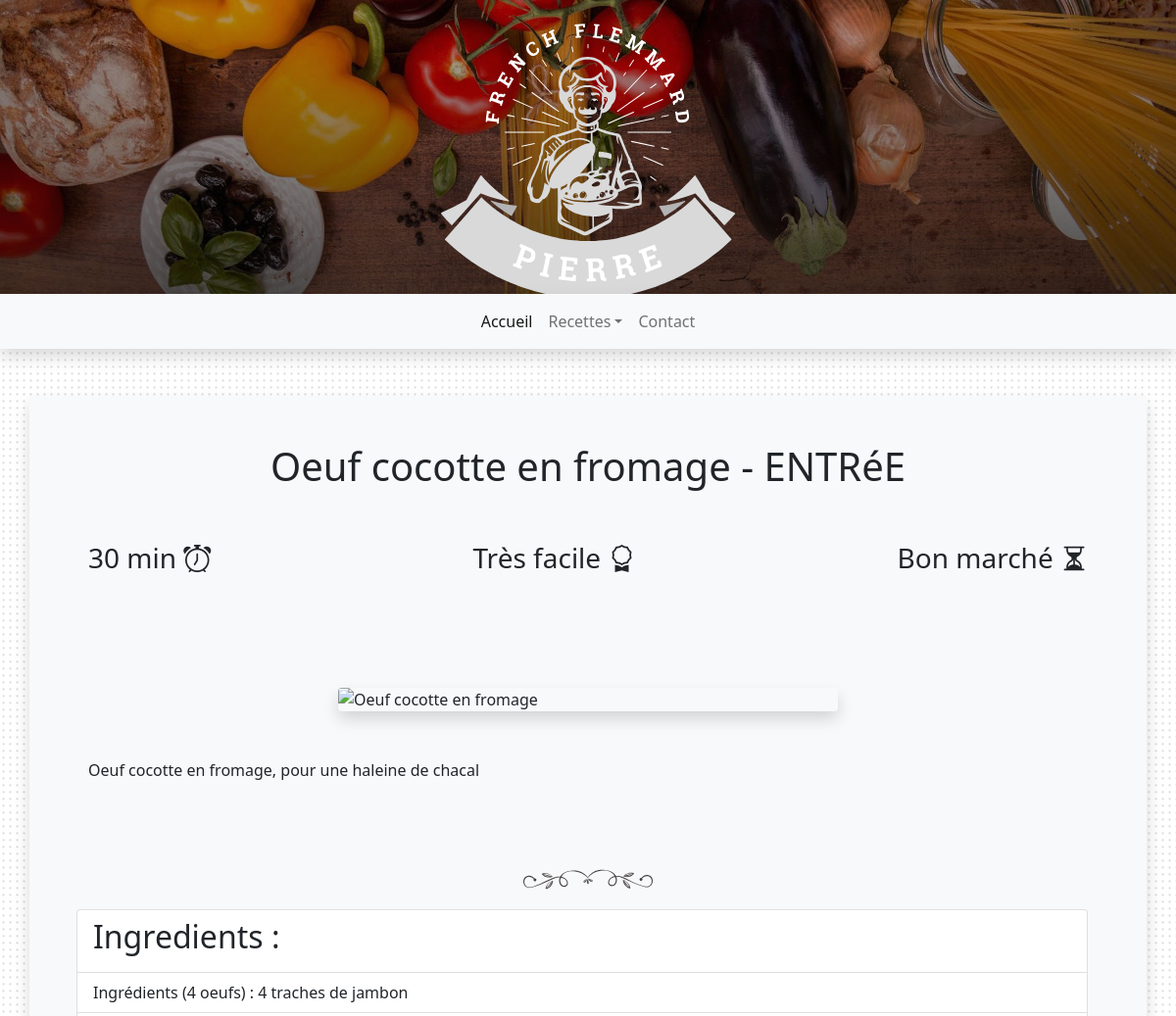
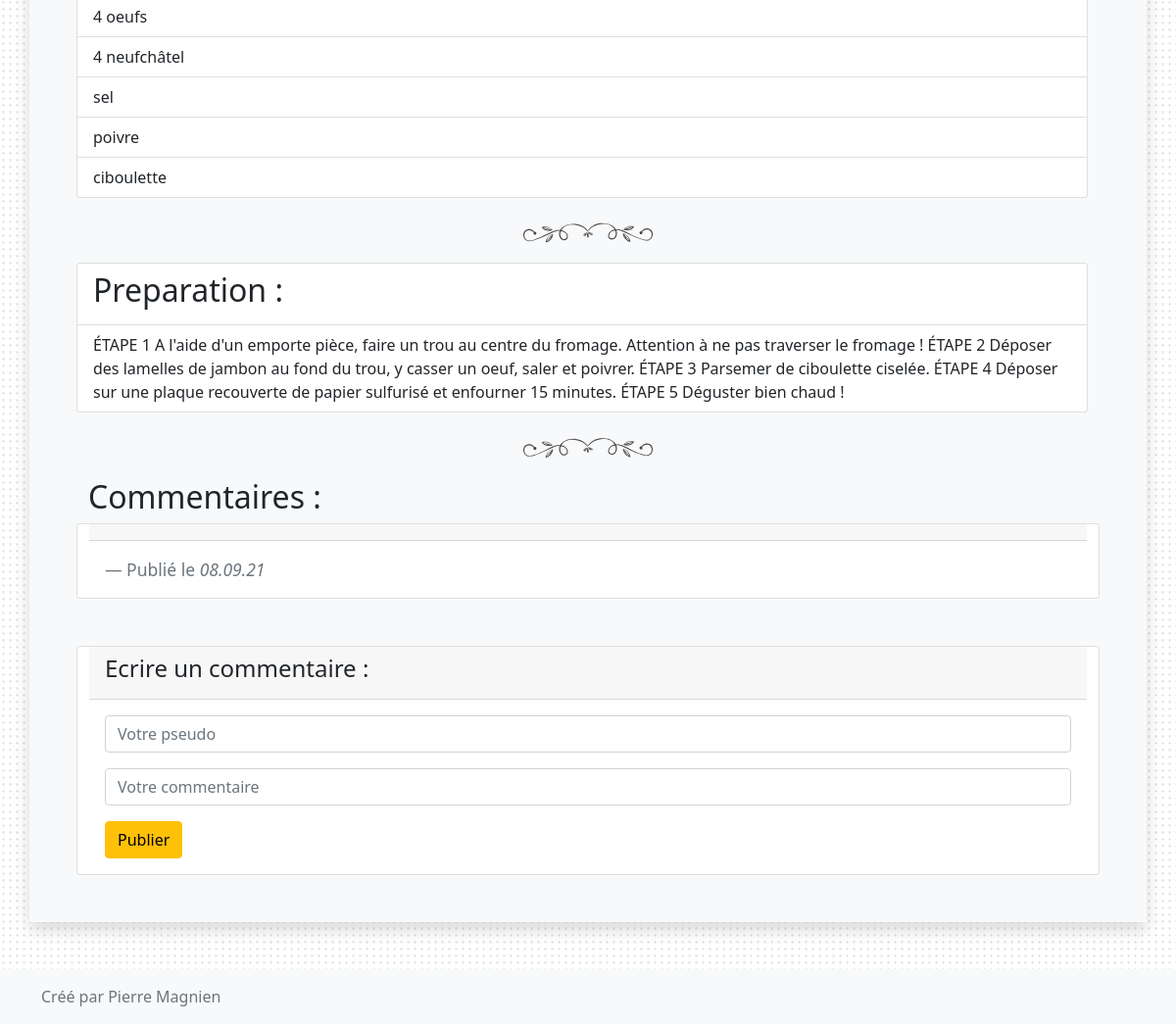
Page /index.php?id=1 on the committed database (2 pictures, top to bottom).
### tables this page shows
CREATE TABLE IF NOT EXISTS `t_recette` (
  `rec_id` int(11) NOT NULL AUTO_INCREMENT,
  `rec_nom` varchar(255) NOT NULL,
  `rec_resume` text NOT NULL,
  `rec_temps` varchar(255) NOT NULL,
  `rec_difficulte` varchar(255) NOT NULL,
  `rec_budget` varchar(255) NOT NULL,
  `rec_ingredients` text NOT NULL,
  `rec_image` varchar(255) NOT NULL,
  `rec_preparation` text NOT NULL,
  `rec_categorie` varchar(255) NOT NULL,
  PRIMARY KEY (`rec_id`)
);

### controlleur.php (called while the page is built, shortened)
<?php
REQUIRE ('modele.php');
function Recette(){
    $id = $_GET['id'];
    $res = getSingleRecette($id);
    INCLUDE ('recette.php');
};
?>

### modele.php (called while the page is built, shortened)
<?php
            function getBdd(){
              $servername = 'localhost';
              $username = 'root';
              $password = '';
              $conn = new PDO("mysql:host=$servername;dbname=blog_culinaire", $username, $password);
              $conn->setAttribute(PDO::ATTR_ERRMODE, PDO::ERRMODE_EXCEPTION);
              return $conn;
            };
            function getSingleRecette($id){
              $conn = getBdd();
              $reponse = $conn->prepare('SELECT * FROM t_recette LEFT JOIN t_commentaire ON t_recette.rec_id = t_commentaire.id_rec WHERE t_recette.rec_id = :idset');
              $reponse->bindParam(':idset', $id, PDO::PARAM_STR);
              $reponse -> execute();
              if($reponse -> rowCount()>=1 ){
                $res = $reponse->fetchAll();
                return $res;
              }
              else {
                throw new Exception('Recette non trouvée, identifiant non valide');
              }
            };

### recette.php (the view, shortened to what this page needs)
<?php $preparations = $res[0]['rec_preparation'];
      $preparationTab = explode("ETAPE ",$preparations);
      $ingredients = $res[0]['rec_ingredients'];
      $ingredientTab = explode(",", $ingredients);
?>
<div class="container my-5 ">
    <div class="row bg-light shadow py-5 px-5 d-flex flex-column">
        <h2 class="text-center fs-1 text mb-5"><?php echo $res[0]['rec_nom']?> - <?php echo strtoupper($res[0]['rec_categorie'])?> </h2>
        <div class="d-flex justify-content-between mb-5 ">
            <p class="soustitresrec fs-3 text"><?php echo $res [0]['rec_temps']?> <i class="bi bi-alarm"></i></p>
            <p class="soustitresrec fs-3 text"><?php echo $res[0]['rec_difficulte']?> <i class="bi bi-award"></i></p>
            <p class="soustitresrec fs-3 text"><?php echo $res[0]['rec_budget']?> <i class="bi bi-hourglass-split"></i></p>
        </div>
        <div class="d-flex justify-content-around flex-wrap py-5">
            <img src="<?php echo $res[0]['rec_image']?>" alt="<?php echo $res[0]['rec_nom']?>" class="img-fluid w-50 mx-auto rounded shadow mb-5 imgrecette">
            <p class="col-12"><?php echo $res[0]['rec_resume'] ?></p>
        </div>
<img src="styles/36211.svg" alt="separation florale" class="img-fluid separateur">
        <ul class="list-group">
        <li class="list-group-item"><h2>Ingredients :</h2></li>
            <?php foreach ($ingredientTab as $ingredients){ ?>
                <li class="list-group-item"><?php echo $ingredients?></li>
           <?php }; ?>
        </ul>
<img src="styles/36211.svg" alt="separation florale" class="img-fluid separateur">
        <ul class="list-group">
        <li class="list-group-item"><h2>Preparation :</h2></li>
            <?php foreach ($preparationTab as $preparations){ ?>
                <li class="list-group-item"><?php echo $preparations?></li>
           <?php }; ?>
        </ul>
<img src="styles/36211.svg" alt="separation florale" class="img-fluid separateur">
        <h2>Commentaires :</h2>
        <?php foreach ($res as $donnees)
        { ?>
            <div class="card">
            <div class="card-header">
            </div>
            <div class="card-body">
                <blockquote class="blockquote mb-0">
                <footer class="blockquote-footer">Publié le <cite title="Source Title"><?= date("d.m.y") ?></cite></footer>
                </blockquote>
            </div>
            </div>
        <?php } ?>
    <div class="card mt-5">
        <div class="card-header">
                <h4>Ecrire un commentaire : <h4>
        </div>
        <div class="card-body">
            <form action="" method="post">
            <input class="form-control" type="text" name="pseudo" placeholder="Votre pseudo" >
            <input class="form-control mt-3" type="text" name="commentaire" placeholder="Votre commentaire" >
            <button type="button" class="btn btn-warning mt-3">Publier</button>
            </form>
        </div>
    </div>
    </div>
</div>
</body>
</html>

### styles/main.css (style rules this page uses)
html { height: 100%; }
body { height: 100%; display: flex; flex-direction: column; justify-content: space-between; background-image: url(point.png); margin: 0; }
.imgrecette { transition: 0; }
.img-fluid { transition: 1000ms; }
.separateur { width:15%!important; align-self: center; }

### rows in the picture
t_recette: rec_nom "Oeuf cocotte en fromage", rec_categorie "ENTRéE", rec_temps "30 min", rec_difficulte "Très facile", rec_budget "Bon marché", rec_resume "Oeuf cocotte en fromage, pour une haleine de chacal", rec_ingredients "Ingrédients (4 oeufs) : 4 traches de jambon", rec_ingredients "4 oeufs", rec_ingredients "4 neufchâtel", rec_ingredients "sel", rec_ingredients "poivre", rec_ingredients "ciboulette", rec_preparation "ÉTAPE 1 A l'aide d'un emporte pièce, faire un trou au centre du fromage. Attention à ne pas traverser le fromage ! ÉTAPE 2 Déposer des lamelles de jambon au fond du trou, y casser un oeuf, saler et poivrer. ÉTAPE 3 Parsemer de ciboulette ciselée. ÉTAPE 4 Déposer sur une plaque recouverte de papier sulfurisé et enfourner 15 minutes. ÉTAPE 5 Déguster bien chaud !"
